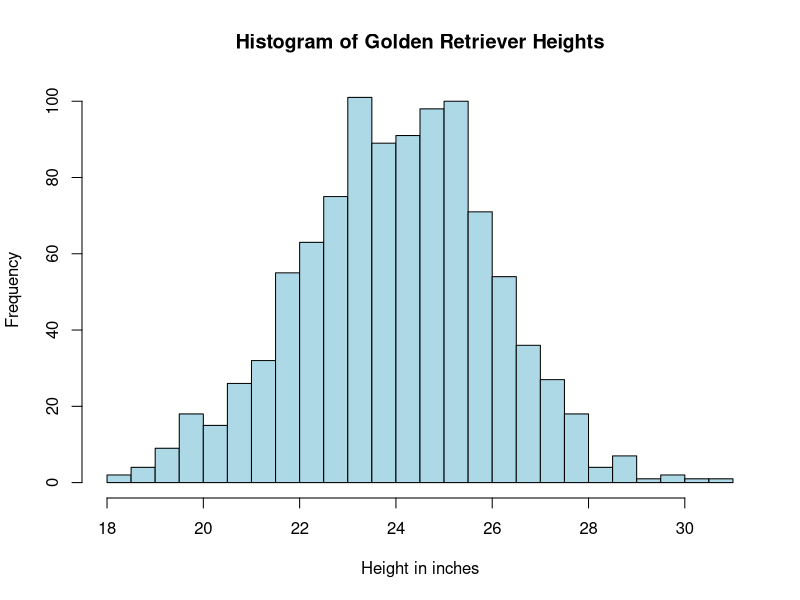
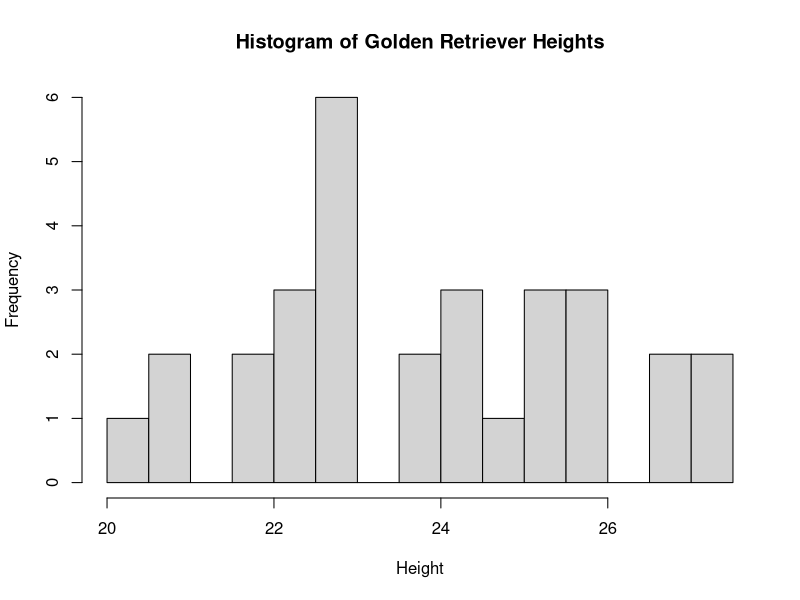
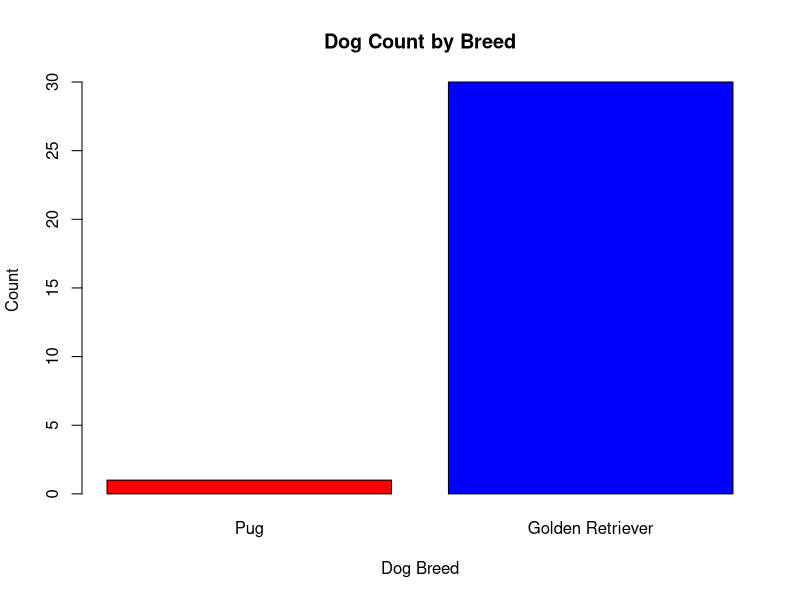
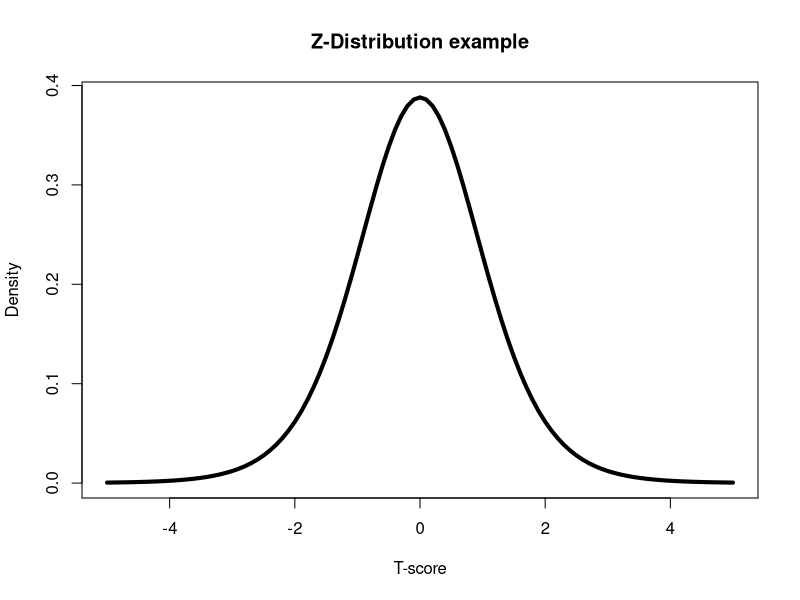
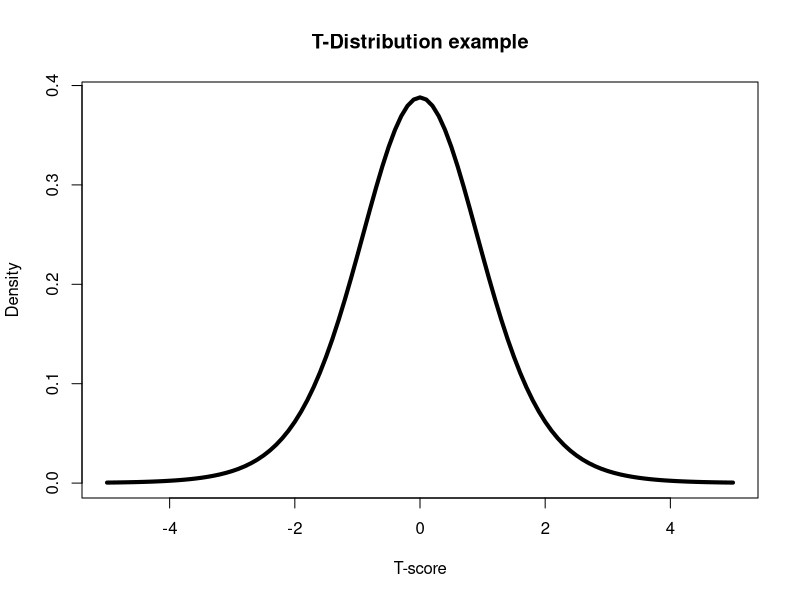
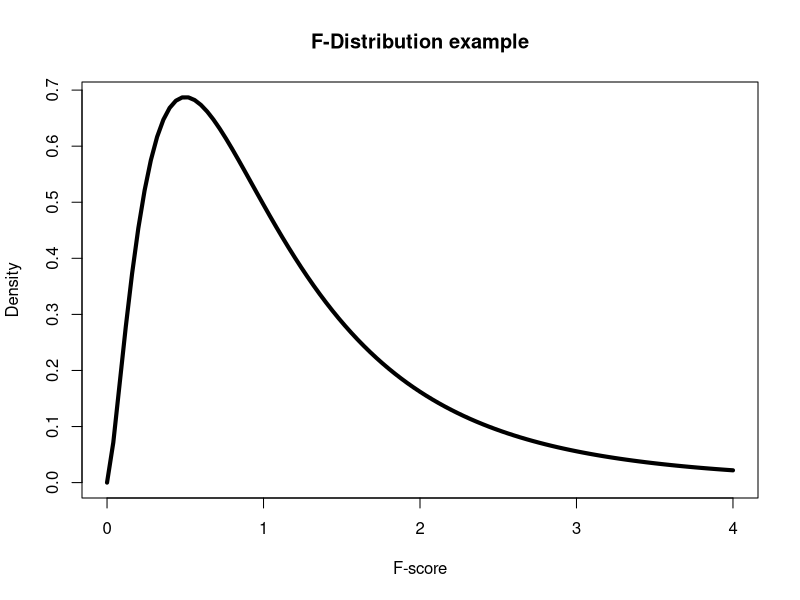
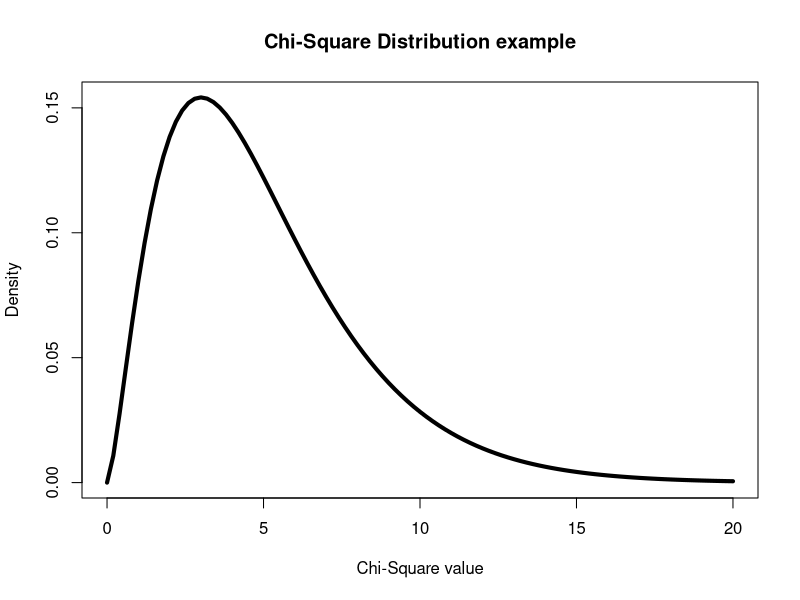
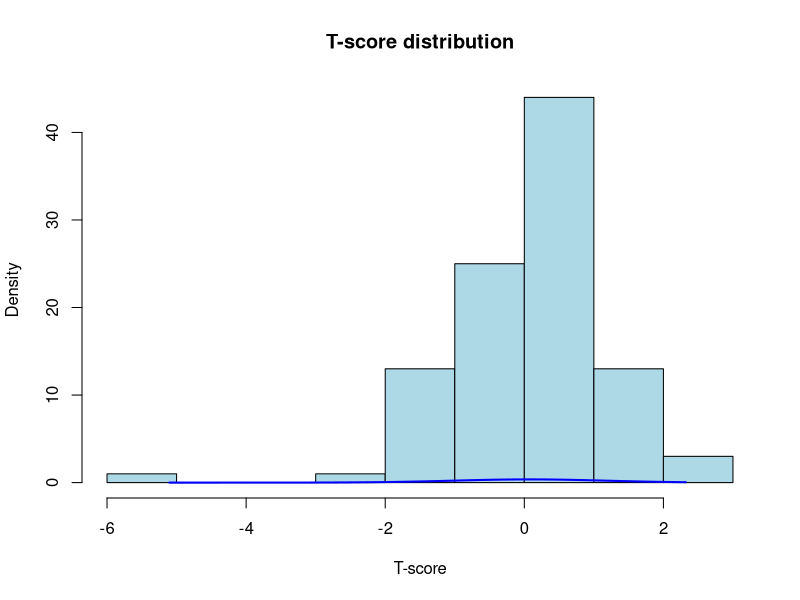

Generate these figures, in order, with R: (Note: this script raises an error after producing the figures.)
# Creating random samples for Learning Data Science website




############################## Histograms #####################################
###############################################################################

# Set the parameters for a demonstration to visualize distributions
sample_size <- 1000
mean_value <- 24
sd_value <- 2

# Generate a demo histogram
demohist <- rnorm(sample_size, mean = mean_value, sd = sd_value)


#histogram for golden retrievers
hist(demohist, breaks=30, main = "Histogram of Golden Retriever Heights", 
     col= "lightblue", xlab= "Height in inches", ylab = "Frequency")

# Set the parameters for the golden retriever distribution
sample_size <- 30
mean_value <- 24
sd_value <- 2

# Generate the random sample
golden <- rnorm(sample_size, mean = mean_value, sd = sd_value)

#histogram for golden retrievers
hist(golden, breaks=15, main = "Histogram of Golden Retriever Heights", xlab= "Height", ylab = "Frequency")



# Example data for dog counting in lesson 1. Why Data science
dog_types <- c("Pug", "Golden Retriever")
dog_counts <- c(1, 30)

# Create a vertical bar chart
barplot(dog_counts, names.arg = dog_types, col = c("red", "blue"), main = "Dog Count by Breed", xlab = "Dog Breed",
          ylab = "Count", width=0.1)

################################ Generating Stats Test Distributions ################################
##########################################################################################

### Generate data with a z-score distribution
# Define the degrees of freedom
df <- 9

# Create a plot of the Z-distribution
curve(dt(x, df), from = -5, to = 5, main = "Z-Distribution example", xlab = "T-score", ylab = "Density",
      lwd=4)

# Create a plot of the T-distribution
curve(dt(x, df), from = -5, to = 5, main = "T-Distribution example", xlab = "T-score", ylab = "Density",
      lwd=4)

### Create a smooth F-distribution
# Define the degrees of freedom
df1 <- 5
df2 <- 10
curve(df(x, df1, df2), from = 0, to = 4, main = "F-Distribution example", xlab = "F-score", ylab = "Density",
      lwd = 4)

### Generate data with a chi-square distribution
# Define the degrees of freedom
df <- 5

# Create a plot of the chi-square distribution
curve(dchisq(x, df), from = 0, to = 20, main = "Chi-Square Distribution example", xlab = "Chi-Square value",
      ylab = "Density", lwd= 4)


# Generate data with a t-distribution
tdist <- rt(100, df = 10)
hist(tdist, breaks = 10,  main="T-score distribution", xlab="T-score", ylab = "Density", col="lightblue" )
# Overlay a normal curve
x <- seq(min(tdist), max(tdist), length = 1000)
y <- dnorm(x, mean(tdist), sd(tdist))
lines(x, y, col = "blue", lwd = 2)

#T-test
# Set random seed for reproducibility
set.seed(123)

################################# Statistical Testing #############################
###################################################################################

### T-test - 2 groups
# Generate two sets of data with a significant difference
goldens <- rnorm(30, mean = 24, sd = 2)
pugs <- rnorm(35, mean = 11.5, sd = 1.5)
breeds <-c("Golden Retreivers", "Pugs")

# Perform a two-sample t-test
t_test_result <- t.test(goldens,pugs)

# Display the t-test result
print(t_test_result)

# box plot figure
boxplot(goldens, pugs, names = breeds, main="Dog breed heights", ylab="Height in inches", 
    xlab="Breed", col = c("gold", "lightblue"))

# Set up the plot
par(mfrow=c(1,1)) # Ensure a single plot
xlim_range <- range(c(goldens, pugs))
ylim_range <- c(0, max(density(goldens)$y, density(pugs)$y))

# Plot histogram for Golden Retrievers
hist(goldens, probability = TRUE, col = rgb(1, 0.84, 0, 0.5), # semi-transparent gold color
     xlim = xlim_range, ylim = ylim_range, 
     main = "Golden retreiver and pug histograms with Density Curves", 
     xlab = "Height in inches", ylab = "Density")

# Plot histogram for Pugs
hist(pugs, probability = TRUE, col = rgb(0.53, 0.81, 0.98, 0.5), # semi-transparent light blue color
     xlim = xlim_range, ylim = ylim_range, add = TRUE)

# Add density curves
lines(density(goldens), col = "darkgoldenrod3", lwd = 2)
lines(density(pugs), col = "dodgerblue3", lwd = 2)

# Add legend
legend("topright", legend = breeds, fill = c("gold", "lightblue"), 
       col = c("darkgoldenrod3", "dodgerblue3"), lwd = 2)




### ANOVA - 2+ groups
# Set random seed for reproducibility
set.seed(123)

# Generate data height data for three groups

goldens <- rnorm(30, mean = 24, sd = 2)
pugs <- rnorm(30, mean = 11.5, sd = 1.5)
saints <- rnorm(30, mean = 28, sd = 2)
breeds <-c("Golden Retreivers", "Pugs", "Saints")


# Combine the data into a data frame
data <- data.frame(
  value = c(goldens, pugs, saints),
  group = factor(rep(c("Golden Retreivers", "Pugs", "Saint Bernards"), each = 30))
)


# Set up the plot
par(mfrow=c(1,1)) # Ensure a single plot
xlim_range <- range(c(goldens, pugs, saints))
ylim_range <- c(0, max(max(density(goldens)$y, density(pugs)$y), density(saints)$y))

# Plot histogram for Golden Retrievers
hist(goldens, probability = TRUE, col = rgb(1, 0.84, 0, 0.5), # semi-transparent gold color
     xlim = xlim_range, ylim = ylim_range, 
     main = "Dog breed histograms with Density Curves", 
     xlab = "Height in inches", ylab = "Density")

# Plot histogram for Pugs
hist(pugs, probability = TRUE, col = rgb(0.53, 0.81, 0.98, 0.5), # semi-transparent light blue color
     xlim = xlim_range, ylim = ylim_range, add = TRUE)

# Plot histogram for Saints
hist(saints, probability = TRUE, col = rgb(0.8, 0.4, 0.6, 0.5), # semi-transparent purple color
     xlim = xlim_range, ylim = ylim_range, add = TRUE)

# Add density curves
lines(density(goldens), col = "darkgoldenrod3", lwd = 2)
lines(density(pugs), col = "dodgerblue3", lwd = 2)
lines(density(saints), col = "darkmagenta", lwd = 2)

# Add legend
legend("topright", legend = breeds, fill = c("gold", "lightblue", "orchid"), 
       col = c("darkgoldenrod3", "dodgerblue3", "darkmagenta"), lwd = 2)



# Perform ANOVA test
anova_result <- aov(value ~ group, data = data)
print(summary(anova_result))

# Perform Tukey HSD post hoc test
tukey_result <- TukeyHSD(anova_result)
print(tukey_result)


### Chi-square test
# Create a contingency table
chidemo <- matrix(c(40, 10, 20, 50), ncol = 2)
colnames(data) <- c("Golden retreivers", "Pugs")
rownames(data) <- c("Catches frisbee", "Drops frisbee")

# Perform chi-square test
chi_square_result <- chisq.test(chidemo)

# Display the chi-square test result
print(chi_square_result)

### Correlations and Regression
# Install and load necessary libraries
install.packages("ggplot2")
library(ggplot2)

# Create a data frame with a single point
data <- data.frame(x = 3, y = 1)

# Create a scatter plot with a single point
ggplot(data, aes(x = x, y = y)) +
  geom_point(shape = 19, color = "blue", size=10) +
  labs(title = "Scatter Plot with a Single Point", x = "Water consumed in liters", y = "Saliva produced in liters") +
  theme_minimal()

# Set random seed for reproducibility
set.seed(123)

# Generate example data with averages
n <- 30
x <- rnorm(n, mean = 2, sd = 0.5)
y <- rnorm(n, mean = 1, sd = 0.3)

# Create a data frame with test scores for averages examples
test_scores <- c(85, 92, 78, 90, 88)
freq <- c(1)
average <- sum(test_scores) / length(test_scores)

# Create a dot plot for averages examples

ggplot(data = data.frame(test_scores), aes(x = test_scores)) +
  geom_dotplot(binwidth = 2, stackdir = "center", fill = "blue", color = "black") +
  geom_vline(xintercept = average, color = "red", linetype = "dashed", size = 1) +
  labs(title = "Dot Plot of Test Scores", x = "Test Scores") +
  annotate("text", x = average + 1, y = 0.5, label = paste("Average =", round(average, 1)), color = "red") +
  theme_minimal() +
  theme(axis.title.y = element_blank(),  # Remove y-axis title
        axis.text.y = element_blank(),   # Remove y-axis labels
        axis.ticks.y = element_blank())  # Remove y-axis ticks

# Create example datas et for median visualization
measurements <- c(19, 22, 20, 18, 23, 17, 21, 24, 25, 30,
                  27, 26, 29, 28, 22, 24, 20, 21, 23, 22,
                  21, 20, 23, 23, 18, 24, 19, 20, 23, 22)

# Calculate median
sorted_measurements <- sort(measurements)
median_value <- mean(sorted_measurements[15:16])

# Create a dot plot for medians
ggplot(data = data.frame(measurements), aes(x = measurements)) +
  geom_dotplot(binwidth = 1, stackdir = "center", fill = "blue", color = "black") +
  geom_segment(aes(x = median_value, xend = median_value, y = 0, yend = 1), color = "red", size = 1) +
  geom_text(aes(x = median_value + 0.5, y = 1.2, label = paste("Median =", round(median_value, 1))), color = "red") +
  labs(title = "Dot Plot with Median Calculation", x = "Measurements", y = "") +
  theme_minimal() +
  theme(axis.title.y = element_blank(),  # Remove y-axis title
        axis.text.y = element_blank(),   # Remove y-axis labels
        axis.ticks.y = element_blank())  # Remove y-axis ticks



# Generate example data with a linear relationship
x <- seq(1, 10, by = 1)
y <- 2 * x + rnorm(length(x), mean = 0, sd = 2)

# Create a scatter plot
ggplot(data = data.frame(x, y), aes(x = x, y = y)) +
  geom_point(shape = 19, color = "blue") +
  geom_smooth(method = "lm", formula = y ~ x, color = "red", se = FALSE) +
  labs(title = "Linear Relationship", x = "X", y = "Y") +
  theme_minimal()

# Generate example data with a non-linear correlation
x <- seq(1, 10, by = 0.5)
y <- 2 * x^2 + rnorm(length(x), mean = 0, sd = 3)

# Create a scatter plot
ggplot(data = data.frame(x, y), aes(x = x, y = y)) +
  geom_point(shape = 19, color = "blue") +
  geom_smooth(method = "lm", formula = y ~ poly(x, 2), color = "red", se = FALSE) +
  labs(title = "Non-Linear Correlation Example", x = "X", y = "Y") +
  theme_minimal()

# Set random seed for reproducibility
set.seed(123)

# Generate example data with a correlation of 0.8
n <- 30
water_consumption <- rnorm(n, mean = 2, sd = 0.5)
saliva_production <- 0.8 * water_consumption + rnorm(n, mean = 1, sd = 0.3)

# Calculate Pearson correlation coefficient for data with r=0.8
correlation <- cor(water_consumption, saliva_production)

# Calculate linear regression model
model <- lm(saliva_production ~ water_consumption)

# Create a scatter plot
ggplot(data = data.frame(water_consumption, saliva_production), aes(x = water_consumption, y = saliva_production)) +
  geom_point(shape = 19, color = "blue", size=5) +
  geom_smooth(method = "lm", color = "red", se = FALSE) +
  geom_text(aes(x = max(water_consumption), y = max(saliva_production), label = paste("y = ", round(coef(model)[1], 2), "x + ", round(coef(model)[2], 2))), 
            hjust = 1, vjust = -0.5, color = "darkgreen") +
  labs(title = "Water consumption vs Saliva Production", x = "Water Consumption", y = "Saliva Production") +
  theme_minimal()


# Print the calculated correlation coefficient
cat("Pearson correlation coefficient:", correlation)
